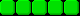

This game map was drawn from its Tiled (.tmx) file and the tilesets committed beside it. A one-line description and the full map source follow:
An orthogonal 5x1 tile map with 16x16 px tiles, 1 tile layer (tiles layer).

<map version="1.10" tiledversion="1.11.0" orientation="orthogonal" renderorder="right-down" width="5" height="1" tilewidth="16" tileheight="16" infinite="0" nextlayerid="2" nextobjectid="1">
 <tileset firstgid="1" source="bricks_big.tsx" />
 <layer id="1" name="tiles layer" width="5" height="1">
  <data encoding="csv">
5,5,5,5,5
</data>
 </layer>
</map>
